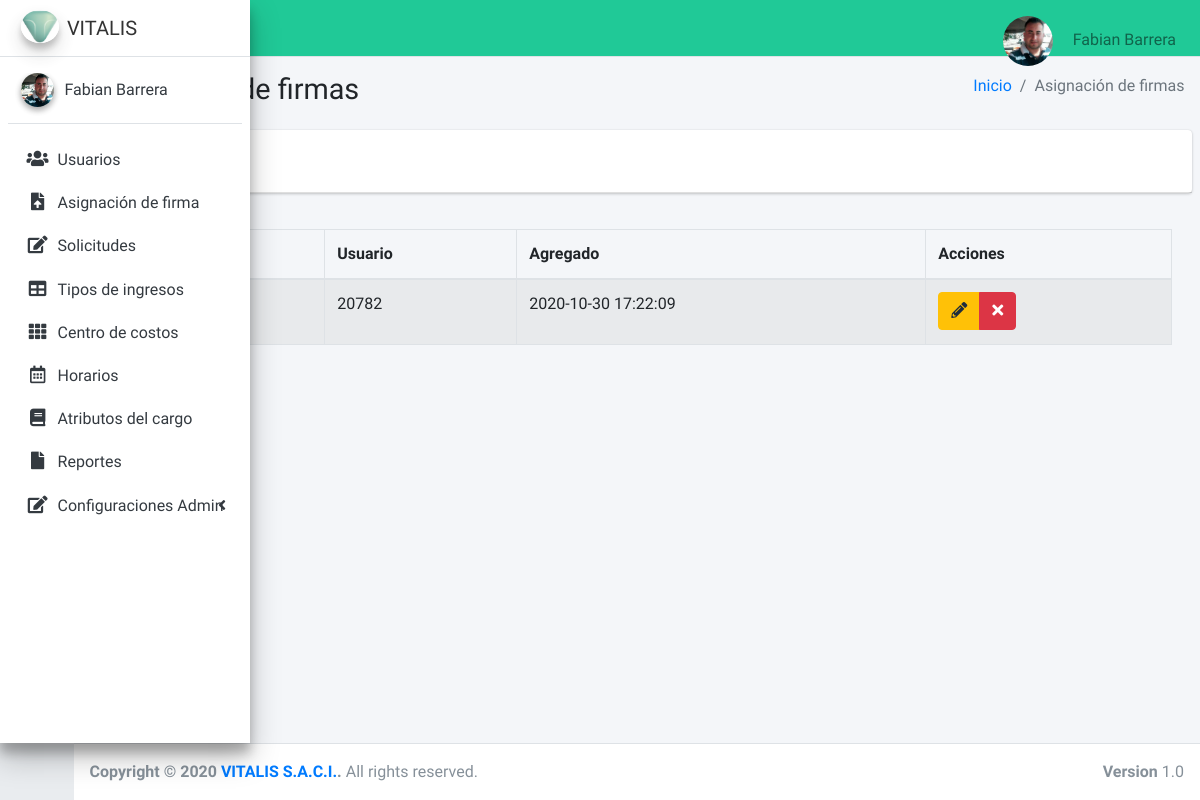
The app's page /asignacionFirma (signed in) with its own data.
### tables this page shows
CREATE TABLE `firmas` (
  `id` int(11) NOT NULL,
  `id_usuario` int(11) NOT NULL,
  `imagen` text DEFAULT NULL,
  `fecha` timestamp NOT NULL DEFAULT current_timestamp()
);

### controladores/plantilla.controlador.php (called while the page is built)
<?php
class ControladorPlantilla{
    static public function ctrPlantilla(){
        include "vistas/plantilla.php";
    }
}

### index.php (called while the page is built, shortened)
<?php
  require_once "controladores/plantilla.controlador.php";
  require_once "controladores/solicitudes.controlador.php";
  require_once "controladores/firmas.controlador.php";
  require_once "controladores/centroCostos.controlador.php";
  require_once "modelos/firmas.modelo.php";
  $plantilla =new ControladorPlantilla();
  $plantilla -> ctrPlantilla();
  ?>

### controladores/firmas.controlador.php (called while the page is built, shortened)
<?php
class ControladorFirmas{
    static public function ctrMostrarFirmas($item, $valor){
        $tabla = "firmas";
        $respuesta = ModeloFirmas::mdlMostrarFirmas($tabla, $item, $valor);
        return $respuesta;
	}
}

### modelos/conexion.php (called while the page is built)
<?php
class Conexion{
	static public function conectar(){
		$link = new PDO("mysql:host=localhost;dbname=vitaweb",
			            "root",
			            "");
		$link->exec("set names utf8");
		return $link;
	}
}

### modelos/firmas.modelo.php (called while the page is built, shortened)
<?php
require_once "conexion.php";
class ModeloFirmas{
    static public function mdlMostrarFirmas($tabla, $item, $valor){
        if ($item !=null){
            $stmt = Conexion::conectar()->prepare("SELECT * FROM $tabla WHERE $item = :$item");
            $stmt -> bindParam(":".$item, $valor, PDO::PARAM_STR);
            $stmt -> execute();
            return $stmt -> fetch();
        }else {
            $stmt = Conexion::conectar()->prepare("SELECT * FROM $tabla");
            $stmt -> execute();
            return $stmt ->fetchAll();
        }
    }
}

### vistas/modulos/asignacionFirma.php (the view, shortened to what this page needs)
<div class="content-wrapper">
  <section class="content-header">
    <div class="container-fluid">
      <div class="row mb-2">
        <div class="col-sm-6">
          <h1>Asignación de firmas</h1>
        </div>
        <div class="col-sm-6">
          <ol class="breadcrumb float-sm-right">
            <li class="breadcrumb-item"><a href="inicio">Inicio</a></li>
            <li class="breadcrumb-item active">Asignación de firmas</li>
          </ol>
        </div>
      </div>
    </div>
  </section>
  <section class="content">
    <div class="card">
      <div class="card-header">
        <button type="button" class="btn btn-primary" data-toggle="modal" data-target="#AgregarFirma">
          Agregar firma
        </button>
      </div>
    </div>
    <div class="card-body">
      <table id="example1" class="table table-bordered table-striped">
        <thead>
          <tr>
            <th style="width: 10px;" >#</th>
            <th>Imagen</th>
            <th>Usuario</th>
            <th>Agregado</th>
            <th>Acciones</th>
          </tr>
        </thead>
        <tbody>
        <?php
          $item = null;
          $valor = null;
          $firmas = ControladorFirmas::ctrMostrarFirmas($item, $valor);
          foreach ($firmas as $key => $value) {
            echo '<tr>
                    <td>'.($key+1).'</td>';
                    if ($value["imagen"] != ""){
                      echo '<td><img src="'.$value["imagen"].'" class="img-thumbnail" width="40px"></td>';
                    }else {
                      echo'<td><img src="vistas/img/firmas/default/firma2.png" class="img-thumbnail" width="40px"></td>';
                    }
                    echo '<td>'.$value["id_usuario"].'</td>
                    <td>'.$value["fecha"].'</td>
                    <td>
                      <div class="btn-group">
                        <button class="btn btn-warning btnEditarFirma"idFirma="'.$value ["id"].'" data-toggle="modal" data-target="#modalEditarFirma"><i class="fas fa-pencil-alt"></i></button>
                        <button class="btn btn-danger btnEliminarFirma"idFirma="'.$value ["id"].'"imagen="'.$value["imagen"].'"id_usuario="'.$value["id_usuario"].'"><i class="fa fa-times"></i></button>
                      </div>
                    </td>
                  </tr>';
          }
        ?>
        </tbody>
      </table>
    </div>
</div>
</div>

### records on screen
firmas: imagen (picture), id_usuario "20782", fecha "2020-10-30 17:22:09"

### other values on screen
$_SESSION["nombre"] "Fabian Barrera"
